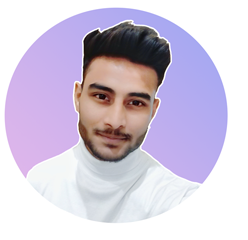
#> input picture test.jpg, 248 x 240 px
$ python facedetect.py
#> lines starting #> are read from the running program, lines starting #| are printed output that depends on the picture
import cv2

face_cascade = cv2.CascadeClassifier('haarcascade_frontalface_default.xml')


img = cv2.imread('test.jpg')
#> img is the input picture: shape (240, 248, 3); mean B, G, R 219.6, 200.7, 210.2


gray  = cv2.cvtColor(img, cv2.COLOR_BGR2GRAY)
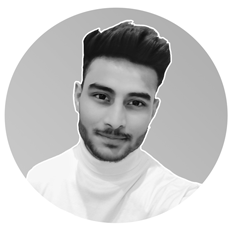
#> gray: shape (240, 248); min 7, max 255, mean 205.7


cv2.imshow('gray',gray)

# [6 lines of commented-out code are left out]

cv2.waitKey()
